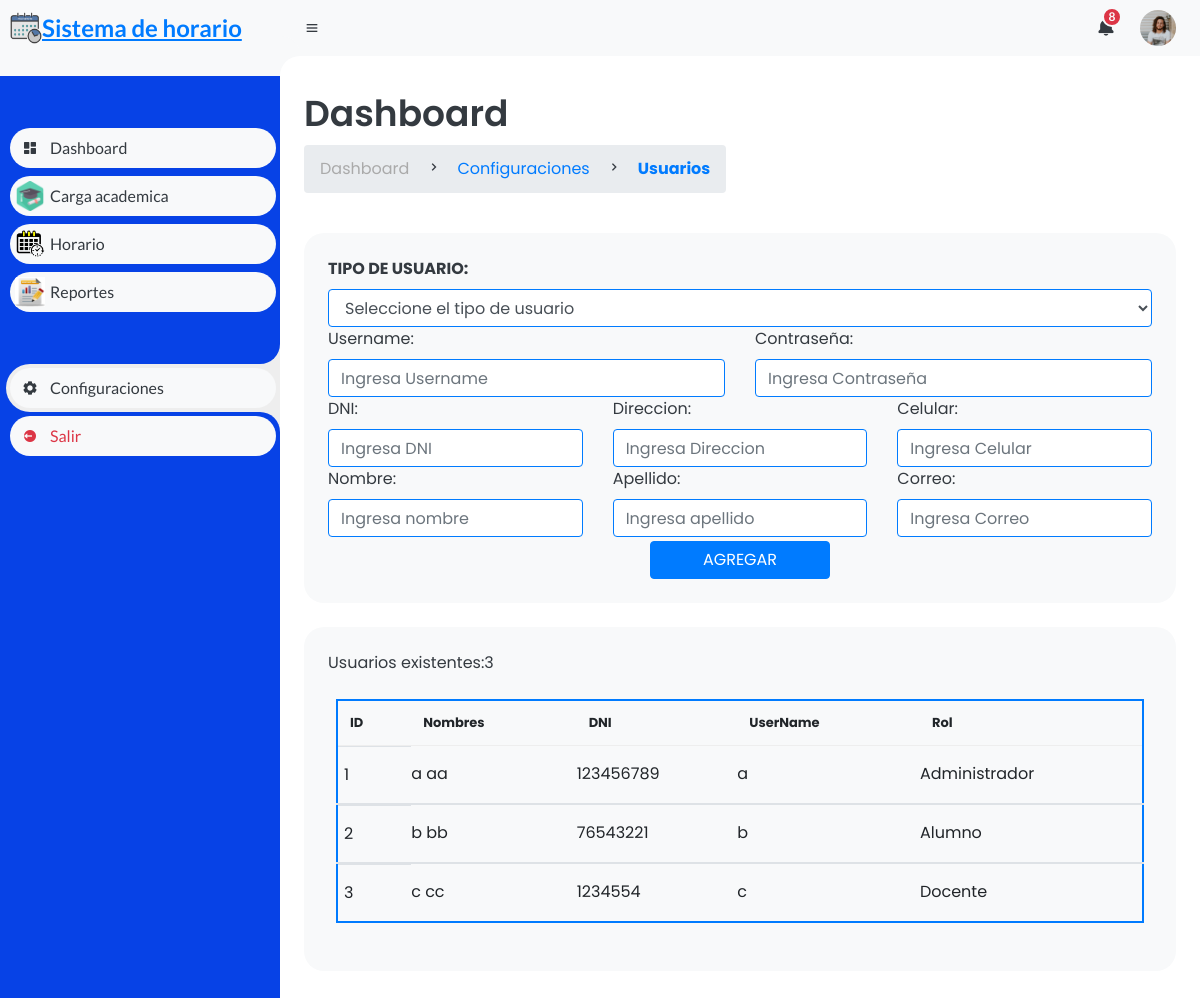
Screenshot of /dashboard-admin/configuracion/usuarios.php with the database file from the repository.
### tables this page shows
CREATE TABLE IF NOT EXISTS `usuario` (
  `id_usuario` int NOT NULL AUTO_INCREMENT,
  `tipo_usuario` varchar(200) NOT NULL,
  `nombre_usuario` varchar(200) NOT NULL,
  `apellido_usuario` varchar(200) NOT NULL,
  `dni_usuario` int NOT NULL,
  `direccion_usuario` varchar(200) NOT NULL,
  `celular_usuario` int NOT NULL,
  `correo_usuario` varchar(200) NOT NULL,
  `username` varchar(200) NOT NULL,
  `contrasena` varchar(200) NOT NULL,
  `estado` varchar(200) NOT NULL,
  PRIMARY KEY (`id_usuario`)
);

### dashboard-admin/configuracion/usuarios.php (the view, shortened to what this page needs)
<!DOCTYPE html>
<html lang="en">
<head>
    <link href='https://unpkg.com/boxicons@2.0.9/css/boxicons.min.css' rel='stylesheet'>
    <link rel="stylesheet" href="../style.css">
    <link rel="stylesheet" href="https://stackpath.bootstrapcdn.com/bootstrap/4.3.1/css/bootstrap.min.css">
</head>
<body>
    <section id="sidebar" style="background-color: rgb(7, 66, 230);">
        <a href="#" class="brand">
            <img src="../../img/semestre.png" style="width: 32px; height: 32px; margin-left: 10px;" alt="logo restaurantapp">
            <span class="text">Sistema de horario</span>
        </a>
        <ul class="side-menu top">
            <li>
                <a href="../index.php">
                    <i class='bx bxs-dashboard'></i>
                    <span class="text">Dashboard</span>
                </a>
            </li>
            <li>
                <a href="../carga_academica.php">
                    <i class='bx  '>
                        <img src="../../img/carga.png" style="width: 30px; height: 30px;">
                    </i>
                    <span class="text">Carga academica</span>
                </a>
            </li>
            <li>
                <a href="../horario_academico.php">
                    <i class='bx'>
                        <img src="../../img/horario.png" style="width: 30px; height: 30px;">
                    </i>
                    <span class="text">Horario</span>
                </a>
            </li>
            <li>
                <a href="../reportes.php">
                    <i class='bx'>
                        <img src="../../img/reporte.png" style="width: 30px; height: 30px;">
                    </i>
                    <span class="text">Reportes</span>
                </a>
            </li>
        </ul>
        <ul class="side-menu">
            <li class="active">
                <a href="../configuraciones.php">
                    <i class='bx bxs-cog'></i>
                    <span class="text">Configuraciones</span>
                </a>
            </li>
            <li>
                <a href="#" class="logout">
                    <i class='bx bxs-log-out-circle'></i>
                    <span class="text">Salir</span>
                </a>
            </li>
        </ul>
    </section>
    <section id="content">
        <nav>
            <i class='bx bx-menu'></i>
            <a href="#" class="nav-link"></a>
            <form action="#">
                <div class="form-input">
                </div>
            </form>
            <a href="#" class="notification">
                <i class='bx bxs-bell'></i>
                <span class="num">8</span>
            </a>
            <a href="#" class="profile">
                <img src="img/people.png">
            </a>
        </nav>
        <main>
            <div class="head-title">
                <div class="left">
                    <h1>Dashboard</h1>
                    <ul class="breadcrumb">
                        <li>
                            <a href="#">Dashboard</a>
                        </li>
                        <li><i class='bx bx-chevron-right'></i></li>
                        <li>
                            <a class="active" href="../configuraciones.php">Configuraciones</a>
                        </li>
                        <li><i class='bx bx-chevron-right'></i></li>
                        <li>
                            <a class="active" href="usuarios.php"><strong>Usuarios</strong></a>
                        </li>
                    </ul>
                </div>
            </div>
            <?php
            include("../../controlador/conexion.php");
            extract($_GET);
            $queryUsuario2 = mysqli_query($mysqli, "SELECT *FROM usuario");
            $usuario2 = mysqli_fetch_all($queryUsuario2, MYSQLI_ASSOC);
            $cantidadUsuario2 = mysqli_num_rows($queryUsuario2);
            ?>
            <div class="table-data">
                <div class="">
                    <form action="" enctype="multipart/form-data" method="post" class="formulario column column--50 bg-orange">
                        <div class="row g-3">
                            <div class="col">
                                <label for="" class="formulario__label"><strong> TIPO DE USUARIO: </strong></label>
                                <select id="soporte" class="form-control border-primary" name="tipo_usuario" required="required">
                                    <option value="" selected="">Seleccione el tipo de usuario</option>
                                </select>
                            </div>
                        </div>
                        <div class="row g-3">
                            <div class="col">
                                <label for="" class="formulario__label">Username: </label>
                                <input type="text" name="usernameName" placeholder="Ingresa Username" class="form-control border-primary" required="required">
                            </div>
                            <div class="col">
                                <label for="" class="formulario__label">Contraseña: </label>
                                <input type="text" name="contraseName" placeholder="Ingresa Contraseña" class="form-control border-primary" required="required">
                            </div>
                        </div>
                        <div class="row g-3">
                            <div class="col">
                                <label for="" class="formulario__label">DNI: </label>
                                <input type="number" name="dniName" placeholder="Ingresa DNI" class="form-control border-primary" required="required">
                            </div>
                            <div class="col">
                                <label for="" class="formulario__label">Direccion: </label>
                                <input type="text" name="direccionName" placeholder="Ingresa Direccion" class="form-control border-primary" required="required">
                            </div>
                            <div class="col">
                                <label for="" class="formulario__label">Celular: </label>
                                <input type="number" name="celularName" placeholder="Ingresa Celular" class="form-control border-primary" required="required">
                            </div>
                        </div>
                        <div class="row g-3">
                            <div class="col">
                                <label for="" class="formulario__label">Nombre: </label>
                                <input type="text" name="nombreName" placeholder="Ingresa nombre" class="form-control border-primary" required="required">
                            </div>
                            <div class="col">
                                <label for="" class="formulario__label">Apellido: </label>
                                <input type="text" name="apellidoName" placeholder="Ingresa apellido" class="form-control border-primary" required="required">
                            </div>
                            <div class="col">
                                <label for="" class="formulario__label">Correo: </label>
                                <input type="text" name="correoName" placeholder="Ingresa Correo" class="form-control border-primary" required="required">
                            </div>
                        </div>
                        <center>
                            <input type="submit" name="agregarUsuario" value="AGREGAR" style="width:180px; margin-top: 4px;" class="btn btn-primary">
                        </center>
                    </form>
                </div>
                <div class="order">
                    <p> Usuarios existentes:<?php echo $cantidadUsuario2; ?></p>
                    <div class="container-fluid p-2">
                        <table class="table border-primary" style="border:2px solid blue;">
                            <thead>
                                <tr>
                                    <th scope="col">ID</th>
                                    <th scope="col">Nombres</th>
                                    <th scope="col">DNI</th>
                                    <th scope="col">UserName</th>
                                    <th scope="col">Rol</th>
                                </tr>
                            </thead>
                            <?php
                            if ($cantidadUsuario2 > 0) {
                                foreach ($usuario2 as $rowUsuario) {
                                    $id_usuario = $rowUsuario['id_usuario'];
                                    $nombre_usuario = $rowUsuario['nombre_usuario'];
                                    $apellido_usuario = $rowUsuario['apellido_usuario'];
                                    $username_usuario = $rowUsuario['username'];
                                    $dni_usuario = $rowUsuario['dni_usuario'];
                                    $rol_usuario = $rowUsuario['tipo_usuario'];
                            ?>
                                    <tbody>
                                        <div class="container_card">
                                            <tr>
                                                <td style="vertical-align: middle;"><?php echo $id_usuario; ?></td>
                                                <td style="vertical-align: middle;"><?php echo $nombre_usuario . ' ' . $apellido_usuario; ?></td>
                                                <td style="vertical-align: middle;"><?php echo $dni_usuario; ?></td>
                                                <td style="vertical-align: middle;"><?php echo $username_usuario; ?></td>
                                                <td style="vertical-align: middle;"><?php echo $rol_usuario; ?></td>
                                            </tr>
                                        </div>
                                    </tbody>
                            <?php }
                            } ?>
                        </table>
                    </div>
                </div>
            </div>
        </main>
    </section>
</body>
</html>

### rows the page displays
usuario: id_usuario "1", nombre_usuario "a", apellido_usuario "aa", dni_usuario "123456789", username "a", tipo_usuario "Administrador"
usuario: id_usuario "2", nombre_usuario "b", apellido_usuario "bb", dni_usuario "76543221", username "b", tipo_usuario "Alumno"
usuario: id_usuario "3", nombre_usuario "c", apellido_usuario "cc", dni_usuario "1234554", username "c", tipo_usuario "Docente"

### other values shown
$cantidadUsuario2 "3"
